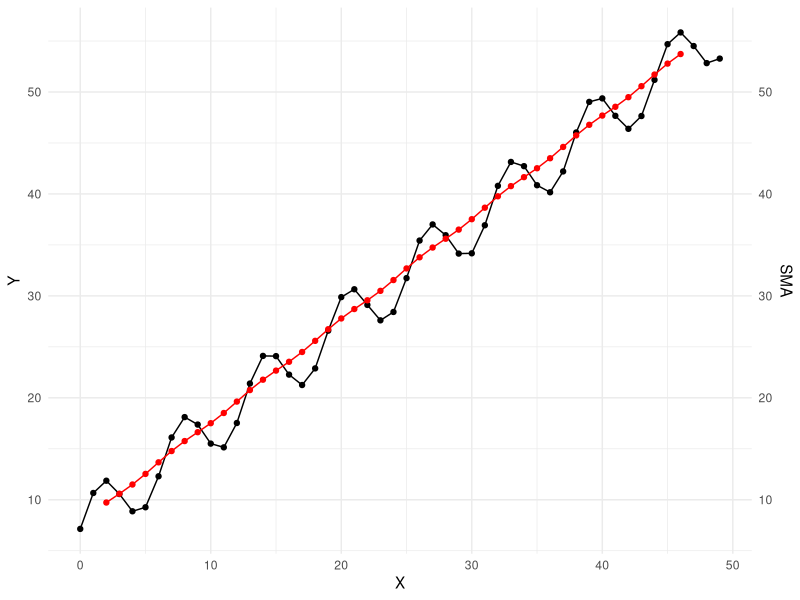

The R script that drew this image:
## ---- chunk 1
#build plots 
library(ggplot2)

data = read.csv("data.csv")
df_org <- model_df <- fourier_df <- data.frame("Y" =  data$Y)
t_org <- data$t
w = 6
## ---- chunk 2
#Abbe-----------
n <- length(df_org$Y)
sn <- sum((df_org$Y -  mean(df_org$Y))^2)/(n-1)
qn <- sum( (df_org$Y[2:n] - df_org$Y[1:(n-1)]  )^2)/(2*(n-1))
y_qs <- qn/sn

#take table value for y_min
y_min = 0.7718
cbind("gamma_qs" = y_qs,"gamma_min" =  y_min,  ifelse(y_min > y_qs, "Tendence exist", "Does not exist"))
## ---- chunk 3
median = median(df_org$Y)
result_vector = df_org$Y[df_org$Y != median] > median
serias <- c()
k = 1
#max = 1
for (i in 2:length(result_vector)){
  if (result_vector[i] != result_vector[i-1]){
    serias <- c(serias, k)
    k = 0
  }
  else{
    if (i == length(result_vector)){
      k = k+1 
      serias <- c(serias, k)}
  }
  k = k + 1
}
#serias

ifelse(length(serias) > 0.5 * (n + 2 - 1.96 * sqrt(n-1)),"Does not exist", "Tendence exist")
ifelse(max(serias) < 1.43 * log(n + 1), "Does not exist", "Tendence exist")
## ---- chunk 4
SMA <- function(df, w){
  # create result col
  colnames(df) <- c("Y")
  df$sma <- (rep(NA, nrow(df)))

  # check for oddness of window
  start_index = ifelse(w %% 2 == 0,  w/2 - 1, w/2 )

  for ( i in w:nrow(df) ){
    df[start_index + (i - w + 1),2] <- mean(df[(i-w +1):i, 1])

  }

  return(df)
}
## ---- chunk 5
w = 6
SMA_df <- SMA(df_org, w = w)
#print(SMA_df)

ggplot()+
  geom_point(aes(x = t_org, y = SMA_df$Y))+
  geom_line(aes(x = t_org, y = SMA_df$Y))+
  scale_y_continuous(name = "Y",
                     sec.axis = sec_axis(~ ., name = "SMA")) +
  labs(x = "X") +
  theme_minimal()+
  geom_point(aes(x = t_org, y = SMA_df$sma), color = "red")+
  geom_line(aes(x = t_org, y = SMA_df$sma), color = "red")
## ---- chunk 6
SMA_df$csma <- rep(NA,nrow(SMA_df))
for(i in 2:nrow(SMA_df)){
  SMA_df$csma[i] <- mean(SMA_df[(i-1):i, 2])
}

SMA_df$msc <- SMA_df$Y - SMA_df$csma
SMA_df
## ---- chunk 7
#measure of seasonal component
MSC <- matrix(c(SMA_df$msc,rep(NA,4)), ncol = w, byrow = T)
print("MSC")
rbind("MSC" = MSC)
# find MSC means
MSC_means <- colMeans(MSC, na.rm = T)

# k
k = sum(MSC_means)/ w
rbind("k = " = k)

#find fix coefficient
MSC_fixed <- MSC_means - k

rbind("MSC_means" = MSC_means, "MSC_mean_fixed" = MSC_fixed)

#check
#sum(MSC_fixed) == 0
rbind("sum=" = sum(MSC_fixed))
## ---- chunk 8
#model_df
colnames(model_df) <- c("y")

# S_t
times <- round(nrow(model_df)/ w, digits = 0)
times2 <- (nrow(model_df) - times * w )
model_df$S_t <- c(rep(MSC_fixed,times), MSC_fixed[1:times2])


model_df$yt_S = model_df$y - model_df$S_t

# find model and add T
t <- 1:nrow(model_df)
t_model <- lm(yt_S~ t, data = model_df)
model_df$T <- t_model$fitted.values
rbind(t_model$coefficient)
# epsilon (difference)
model_df$epsilon <- model_df$y - (model_df$T + model_df$S)

head(model_df)
## ---- chunk 9
#RS - creterion 
RS_criterion <- function(epsilon,U_min, U_max, aplha = 0.05){
  n <- length(epsilon)
  U <- (max(epsilon) - min (epsilon))/sd(epsilon)
  
  return(ifelse(U_min <= U & U <= U_max,
                "The hypothesis of normality is accepted",
                "The hypothesis of normality is NOT accepted"))
}

# Froncini criterioum B_n
Froncini_criterium  <- function(epsilon, B_kr){
  n <- length(epsilon)
  B <- 1/sqrt(n)
  for ( i in 1:n){
    B = B + abs( pnorm( scale(epsilon)[i]) - (i - 0.5)/n )
  }
  
  return(ifelse(B < B_kr,
                "The hypothesis of normality is NOT accepted",
                "The hypothesis of normality is accepted"))
}

# Test for  expected value of random component is  0 
E_test <- function(epsilon, alpha){
  #Test for  expected value of random component is  0 
  n <- length(epsilon)
  t_st <- (mean(epsilon)/sd(epsilon)) * sqrt(n)
  t_kr <- qt(1 - alpha/2, df = n-1)
  return(ifelse(abs(t_st) < t_kr , 
                "The hypothesis of the E[rand comp] is 0 is accepted",
                "The hypothesis in NOT accepted"))
}

#Durbian Watson Test for autocorecaltion of 1 lag
durbian_warson_test <- function(epsilon, d_0, d_u){
  
  l <- length(epsilon)
  
  eps_i <- epsilon[1:(l - 1)]
  eps_i_1 <- epsilon[2:l]
  
  d_st <- sum((eps_i - eps_i_1)^2)/sum(eps_i^2)
  
  if(d_st > d_u & d_st < (4 - d_u) ){
    result = cbind(0,d_0, d_u, d_st, "4 - d_u" = 4 - d_u, "4 - d_0" = 4 - d_0, 4)
    return(list(ans = "area of acceptance of the hypothesis H_0", "d_st" = d_st, "result_vec" = result))
  }
  else{
    if ((d_st < d_0) | (d_st > (4  - d_0) ) ){
      result = cbind(0,d_0, d_u, "4 - d_u" = 4 - d_u, "4 - d_0" = 4 - d_0, 4)
      return(list(ans = "area of acceptance of the hypothesis H_1", "d_st" = d_st, "result_vec" = result))
    }
    else{
      result = cbind(0,d_0, d_u, "4 - d_u" = 4 - d_u, "4 - d_0" = 4 - d_0, 4)
      return(list(ans = "areas of uncertainty", "d_st" = d_st, "result_vec" = result))
    }
  }
}
#Breusch-Godfrey test for autocorrelation for 2 lag
breusch_godfrey <- function(epsilon, alpha =0.05){
  N <- length(epsilon)
  q1 <- lm( epsilon[3:length(epsilon)] ~ epsilon[1:(length(epsilon)-2)] + epsilon[2 : (length(epsilon) - 1)])
  F_cr<- qf(1 - alpha/2, df1 = 2, df2 =  N - 2)
  F <- summary(q1)$fstatistic[1]
  ans = ifelse(F < F_cr, "autocorrelation 2 log", "no autocorrelation 2 log")
  return(list(F = F, F_cr = F_cr, ans = ans))
}

# Residual sum of squers
RSS <- function(epsilon){
  return(sum(epsilon ^ 2))
}

# MAPE
MAPE <- function(epsilon, y){
  mape = 1/length(epsilon) * sum( abs(epsilon) /  y)
  return(mape * 100) 
}

#R^2
R2 <- function(epsilon, y){
  # R^2 
  R2 <- 1 -( RSS(epsilon)/ sum((y - mean(y))^2 )    )
  return(R2)
}

#R_T 
R_T <- function(epsilon, y){
  n <- length(epsilon)
  return(1 - (1 - R2(epsilon, y)) * (n-1)/(n-2))
}


## ---- chunk 10

rbind(

"Критерiй Девiда—Хартлi—Пiрсона" = RS_criterion(model_df$epsilon, 3.830, 5.350),

"Критерiй нормальностi Фроцiнi" = Froncini_criterium(model_df$epsilon, 0.2840),

"E test" = E_test(model_df$epsilon, alpha = 0.05)

)

print( durbian_warson_test(model_df$epsilon, 1.50, 1.59))

print(breusch_godfrey(model_df$epsilon))
## ---- chunk 11
rbind(
  "Середнє квадратичне вiдхилення" = var(model_df$epsilon),
  
  "MAPE" = MAPE(model_df$epsilon, model_df$y),
  
  "Коефiцiєнт детермiнацiї R^2 " = R2(model_df$epsilon, model_df$y),
  
  "скоригованим коефiцiєнтом детермiнацiї за Тейлом" = R_T(model_df$epsilon, model_df$y)
  
  
  
)
## ---- chunk 12
fourier_coefficients <- function(x, N, M) {
  # Calculate the number of data points
  #n <- length(x)
  
  # Check if the number of data points is even or odd
  if (N %% 2 == 0) {
    # Even number of data points
    a0 <- mean(x)
    
    # Calculate the Fourier series coefficients for k = 1 to M
    ak <- rep(0, M)
    bk <- rep(0, M)
    for (k in 1:M) {
      ak[k] <- (2/N) * sum(x * cos(2 * pi * k * (1:N - 1) / N))
      bk[k] <- (2/N) * sum(x * sin(2 * pi * k * (1:N - 1) / N))
    }
  } else {
    # Odd number of data points
    a0 <- (2/(N + 1)) * sum(x)
    
    # Calculate the Fourier series coefficients for k = 1 to M
    ak <- rep(0, M)
    bk <- rep(0, M)
    for (k in 1:M) {
      ak[k] <- (2/(N + 1)) * sum(x * cos(2 * pi * k * (1:N) / (N + 1)))
      bk[k] <- (2/(N + 1)) * sum(x * sin(2 * pi * k * (1:N) / (N + 1)))
    }
  }
  
  # Return the Fourier series coefficients
  return(list(a0 = a0, ak = ak, bk = bk))
}
## ---- chunk 13
#window size 
M = w
# N number of elements 
N = nrow(df_org)
# find the coeeficients of fourier series  
coeffs <- fourier_coefficients(model_df$S_t, N, M)
coeffs
## ---- chunk 14
#fourier_df
colnames(fourier_df) <- c("y")

# S_t
times <- round(nrow(fourier_df)/ w, digits = 0) # time is going from 0,w * k
times2 <- (nrow(fourier_df) - times * w ) # times2 add from w*k, n 
fourier_df$S_t <- c(rep(MSC_fixed,times), MSC_fixed[1:times2])

# find s_hat 
for (i in 1: N){
  temp = 0
  for ( k in 1:M){
    temp <- temp + coeffs$ak[k] * cos(2 * pi * k * t_org[i]/ N) + coeffs$bk[k] * sin(2 * pi * k * t_org[i]/ N)
    
    #print(coeffs$ak[k] * cos(2 * pi * k * t_org[i]/ N))
  }
  fourier_df$S_hat[i] <- coeffs$a0/2 + temp 
  #print(coeffs$a0/2 + temp )
}

# find y_t - s_hat 
fourier_df$yt_S = fourier_df$y - fourier_df$S_hat

#Predict T by the model
t <- 1:nrow(fourier_df)
t_model <- lm(yt_S~ t, data = fourier_df)
fourier_df$T <- t_model$fitted.values
rbind(t_model$coefficient)

# epsilon (difference)
fourier_df$epsilon <- fourier_df$y - (fourier_df$T + fourier_df$S_hat)

head(fourier_df)
## ---- chunk 15
print(c(max(fourier_df$epsilon), min(fourier_df$epsilon)))
rbind(

"Критерiй Девiда—Хартлi—Пiрсона" = RS_criterion(fourier_df$epsilon, 3.830, 5.350),

"Критерiй нормальностi Фроцiнi" = Froncini_criterium(fourier_df$epsilon, 0.2840),

"E test" = E_test(fourier_df$epsilon, alpha = 0.05)

)

print( durbian_warson_test(fourier_df$epsilon, 1.50, 1.59))
print(breusch_godfrey(fourier_df$epsilon))
## ---- chunk 16
rbind("Середнє квадратичне вiдхилення" = var(fourier_df$epsilon),

"MAPE" = MAPE(fourier_df$epsilon, fourier_df$y),

"Коефiцiєнт детермiнацiї R^2" = R2(fourier_df$epsilon, fourier_df$y),

"скоригованим коефiцiєнтом детермiнацiї за Тейлом" = R_T(fourier_df$epsilon, fourier_df$y)

)
